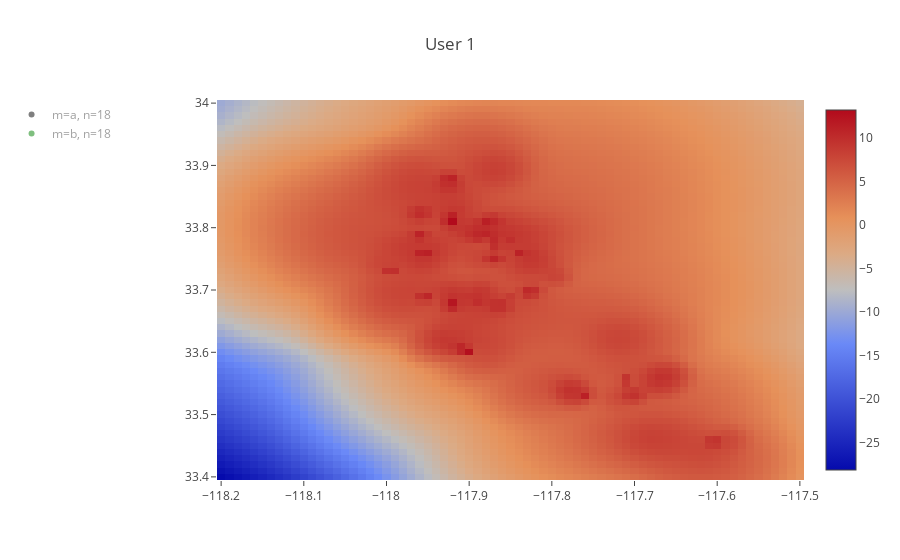

Notebook cell for this chart:
### Code cell
plot_kde(
    data=kde_data[:, 1:4], 
    user_data=pd.concat([a_star_unique, b_star_unique]),
    uid=user
)

### Figure 1 — Plotly figure (JSON) as saved in the notebook; plotly's stock layout.template omitted (floating-point values rounded to 4 significant figures; data arrays with more than 128 entries replaced by an {"elided": "..."} marker saying what was removed)
{"data": [{"colorscale": [[1, "rgb(165,0,38)"], [0.8889, "rgb(215,48,39)"], [0.7778, "rgb(244,109,67)"], [0.6667, "rgb(253,174,97)"], [0.5556, "rgb(254,224,144)"], [0.4444, "rgb(224,243,248)"], [0.3333, "rgb(171,217,233)"], [0.2222, "rgb(116,173,209)"], [0.1111, "rgb(69,117,180)"], [0, "rgb(49,54,149)"]], "type": "heatmap", "uid": "b2bbb464-e941-45d7-b2c0-f06815d7f2a7", "x": {"elided": "4331 float values"}, "y": {"elided": "4331 float values"}, "z": {"elided": "4331 float values"}}, {"marker": {"color": "rgb(0, 0, 0)"}, "mode": "markers", "name": "m=a, n=18", "type": "scatter", "uid": "5a5d2ddb-81ec-47f4-917b-3f9ffc871d8a", "visible": "legendonly", "x": [-117.8, -117.7, -117.8, -117.7, -117.6, -117.7, -117.8, -117.7, -117.8, -117.9, -117.7, -117.8, -117.8, -117.9, -117.7, -117.8, -117.9, -117.9], "y": [33.75, 33.47, 33.76, 33.47, 33.44, 33.47, 33.76, 33.46, 33.55, 33.6, 33.49, 33.51, 33.76, 33.78, 33.5, 33.76, 33.67, 33.68]}, {"marker": {"color": "rgb(0,128,0)"}, "mode": "markers", "name": "m=b, n=18", "type": "scatter", "uid": "c9c43cfc-8b5c-4169-a11d-87fd842ec692", "visible": "legendonly", "x": [-117.7, -117.8, -117.7, -117.7, -117.7, -117.8, -117.9, -117.8, -117.8, -117.8, -117.9, -117.8, -117.7, -117.7, -117.9, -117.9, -117.8, -117.7], "y": [33.47, 33.76, 33.47, 33.5, 33.49, 33.51, 33.69, 33.76, 33.77, 33.76, 33.64, 33.75, 33.47, 33.47, 33.76, 33.76, 33.76, 33.47]}], "layout": {"legend": {"x": -0.35, "y": 1}, "title": {"text": "User 1"}}}
